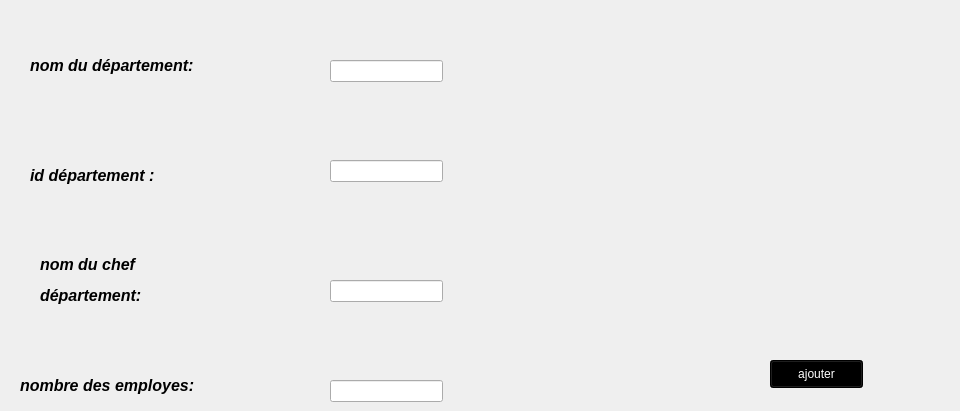
      <widget class="QWidget" name="tab_8">
       <attribute name="title">
        <string>ajouter compagne</string>
       </attribute>
       <widget class="QLabel" name="label_7">
        <property name="geometry">
         <rect>
          <x>30</x>
          <y>50</y>
          <width>231</width>
          <height>31</height>
         </rect>
        </property>
        <property name="text">
         <string>&lt;html&gt;&lt;head/&gt;&lt;body&gt;&lt;p&gt;&lt;span style=&quot; font-size:12pt; font-weight:600; font-style:italic;&quot;&gt;nom du département:&lt;/span&gt;&lt;/p&gt;&lt;/body&gt;&lt;/html&gt;</string>
        </property>
       </widget>
       <widget class="QLabel" name="label_8">
        <property name="geometry">
         <rect>
          <x>30</x>
          <y>160</y>
          <width>201</width>
          <height>31</height>
         </rect>
        </property>
        <property name="text">
         <string>&lt;html&gt;&lt;head/&gt;&lt;body&gt;&lt;p&gt;&lt;span style=&quot; font-size:12pt; font-weight:600; font-style:italic;&quot;&gt;id département :&lt;/span&gt;&lt;/p&gt;&lt;/body&gt;&lt;/html&gt;</string>
        </property>
       </widget>
       <widget class="QLabel" name="label_9">
        <property name="geometry">
         <rect>
          <x>40</x>
          <y>250</y>
          <width>171</width>
          <height>61</height>
         </rect>
        </property>
        <property name="text">
         <string>&lt;html&gt;&lt;head/&gt;&lt;body&gt;&lt;p&gt;&lt;span style=&quot; font-size:12pt; font-weight:600; font-style:italic;&quot;&gt;nom du chef &lt;/span&gt;&lt;/p&gt;&lt;p&gt;&lt;span style=&quot; font-size:12pt; font-weight:600; font-style:italic;&quot;&gt;département:&lt;/span&gt;&lt;/p&gt;&lt;/body&gt;&lt;/html&gt;</string>
        </property>
       </widget>
       <widget class="QLabel" name="label_10">
        <property name="geometry">
         <rect>
          <x>20</x>
          <y>370</y>
          <width>241</width>
          <height>31</height>
         </rect>
        </property>
        <property name="text">
         <string>&lt;html&gt;&lt;head/&gt;&lt;body&gt;&lt;p&gt;&lt;span style=&quot; font-size:12pt; font-weight:600; font-style:italic;&quot;&gt;nombre des employes:&lt;/span&gt;&lt;/p&gt;&lt;/body&gt;&lt;/html&gt;</string>
        </property>
       </widget>
       <widget class="QLineEdit" name="lineEdit_nom_dep">
        <property name="geometry">
         <rect>
          <x>330</x>
          <y>60</y>
          <width>113</width>
          <height>22</height>
         </rect>
        </property>
        <property name="styleSheet">
         <string notr="true"/>
        </property>
       </widget>
       <widget class="QLineEdit" name="lineEdit_id_dep">
        <property name="geometry">
         <rect>
          <x>330</x>
          <y>160</y>
          <width>113</width>
          <height>22</height>
         </rect>
        </property>
        <property name="styleSheet">
         <string notr="true"/>
        </property>
       </widget>
       <widget class="QLineEdit" name="lineEdit_chef_dep">
        <property name="geometry">
         <rect>
          <x>330</x>
          <y>280</y>
          <width>113</width>
          <height>22</height>
         </rect>
        </property>
        <property name="styleSheet">
         <string notr="true"/>
        </property>
       </widget>
       <widget class="QLineEdit" name="lineEdit_nbr_employe_dep">
        <property name="geometry">
         <rect>
          <x>330</x>
          <y>380</y>
          <width>113</width>
          <height>22</height>
         </rect>
        </property>
        <property name="styleSheet">
         <string notr="true"/>
        </property>
       </widget>
       <widget class="QPushButton" name="pb_ajouter_dep">
        <property name="geometry">
         <rect>
          <x>770</x>
          <y>360</y>
          <width>93</width>
          <height>28</height>
         </rect>
        </property>
        <property name="styleSheet">
         <string notr="true">background-color:rgb(0, 0, 0);color:rgb(255, 255, 255)</string>
        </property>
        <property name="text">
         <string>ajouter</string>
        </property>
       </widget>
       <widget class="QLabel" name="label_pic2">
        <property name="geometry">
         <rect>
          <x>770</x>
          <y>10</y>
          <width>181</width>
          <height>161</height>
         </rect>
        </property>
        <property name="text">
         <string/>
        </property>
       </widget>
      </widget>
